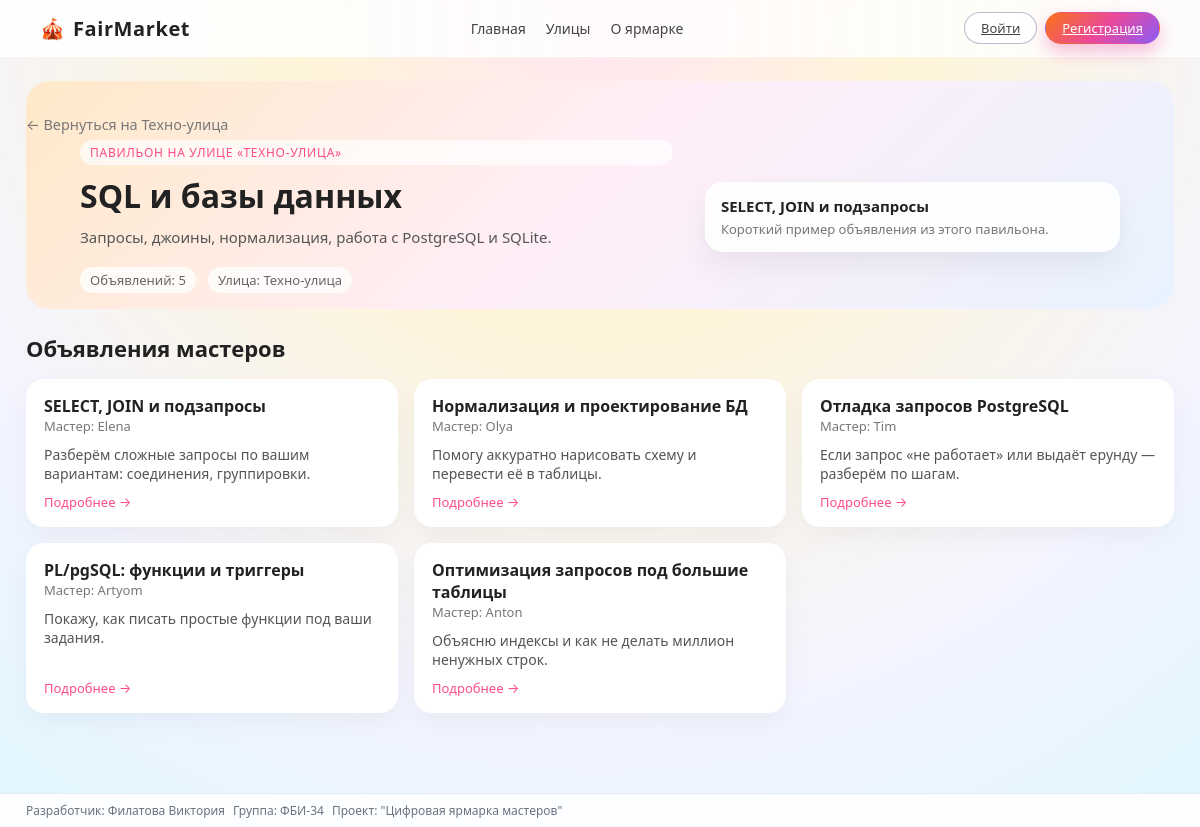
Screenshot of /pavilion/2 with the database file from the repository.
### app.py (models this page shows)
class Street(db.Model):
    __tablename__ = "streets"
    id = db.Column(db.Integer, primary_key=True)
    name = db.Column(db.String(120), nullable=False)
    code = db.Column(db.String(50), nullable=False, unique=True)
    pavilions = db.relationship("Pavilion", backref="street", lazy="select")

class Pavilion(db.Model):
    __tablename__ = "pavilions"
    id = db.Column(db.Integer, primary_key=True)
    title = db.Column(db.String(200), nullable=False)
    street_id = db.Column(db.Integer, db.ForeignKey("streets.id"), nullable=False)
    description = db.Column(db.Text, nullable=True)
    ads = db.relationship("Ad", backref="pavilion", lazy="select")

class Ad(db.Model):
    __tablename__ = "ads"
    id = db.Column(db.Integer, primary_key=True)
    title = db.Column(db.String(200), nullable=False)
    text = db.Column(db.Text, nullable=False)
    author_name = db.Column(db.String(120))
    pavilion_id = db.Column(
        db.Integer,
        db.ForeignKey("pavilions.id"),
        nullable=False,
    )
    master_id = db.Column(
        db.Integer,
        db.ForeignKey("users.id"),
        nullable=True,
    )
    master = db.relationship("User", foreign_keys=[master_id])
    @property
    def master_display_name(self):
        if self.master and self.master.username:
            return self.master.username
        if self.author_name:
            return self.author_name
        return "Мастер"

class User(db.Model):
    __tablename__ = "users"
    id = db.Column(db.Integer, primary_key=True)
    username = db.Column(db.String(120), nullable=False)
    email = db.Column(db.String(120), unique=True, nullable=False)
    password = db.Column(db.String(200), nullable=False)  # тут хеш
    role = db.Column(db.String(20), nullable=False, default="user")  # user/master/admin

### app.py (the view)
@app.route("/pavilion/<int:pavilion_id>")
def pavilion_page(pavilion_id):
    pavilion = Pavilion.query.get_or_404(pavilion_id)
    ads = pavilion.ads
    fio, group = get_student_info()
    return render_template(
        "pavilion.html",
        pavilion=pavilion,
        ads=ads,
        fio=fio,
        group=group,
    )

### app.py (called while the page is built)
def get_student_info():
    return "Филатова Виктория", "ФБИ-34"

@app.before_request
def auto_update_unread():
    if "user_id" in session:
        recalc_unread_total()
        recalc_support_badge()
        recalc_admin_counters()
    else:
        session["unread_total"] = 0
        session["support_unread"] = 0
        session["admin_support_new"] = 0
        session["admin_requests"] = 0

### templates/pavilion.html (shortened to what this page needs)
{% extends "base.html" %}
{% block content %}
<section class="pavilion-hero">
    <a href="{{ url_for('street_page', code=pavilion.street.code) }}" class="back-link">
        ← Вернуться на {{ pavilion.street.name }}
    </a>
    <div class="pavilion-hero-inner">
        <div class="pavilion-hero-info">
            <span class="pavilion-hero-chip">
                Павильон на улице «{{ pavilion.street.name }}»
            </span>
            <h1 class="pavilion-hero-title">{{ pavilion.title }}</h1>
            <p class="pavilion-hero-subtitle">
                {% if pavilion.description %}
                    {{ pavilion.description }}
                {% else %}
                    Тематический павильон с объявлениями мастеров по этой теме.
                {% endif %}
            </p>
            <div class="pavilion-hero-meta">
                <span>Объявлений: {{ ads|length }}</span>
                <span>Улица: {{ pavilion.street.name }}</span>
            </div>
        </div>
        <div class="pavilion-hero-card-demo">
            <div class="pavilion-hero-card-text">
                <div class="pavilion-hero-card-title">
                    {% if ads %}
                        {{ ads[0].title }}
                    {% else %}
                        Здесь скоро появятся первые мастера ✨
                    {% endif %}
                </div>
                <div class="pavilion-hero-card-subtitle">
                    {% if ads %}
                        Короткий пример объявления из этого павильона.
                    {% else %}
                        Как только появятся объявления, ты увидишь их здесь.
                    {% endif %}
                </div>
            </div>
        </div>
    </div>
</section>
<section class="pavilion-ads-section">
    {% if ads %}
        <h2 class="pavilion-ads-title">Объявления мастеров</h2>
        <div class="pavilion-ads-grid">
            {% for ad in ads %}
            <div class="pavilion-ad-wrapper">
                <a href="{{ url_for('ad_page', ad_id=ad.id) }}" class="pavilion-ad-card">
                    <div class="pavilion-ad-card-inner">
                        <div class="pavilion-ad-header">
                            <div>
                                <h3 class="pavilion-ad-title">{{ ad.title }}</h3>
                                <div class="pavilion-ad-author">
                                    Мастер: {{ ad.master_display_name }}
                                </div>
                            </div>
                        </div>
                        <p class="pavilion-ad-text">
                            {{ ad.text }}
                        </p>
                        <div class="pavilion-ad-footer">
                            <span>Подробнее →</span>
                        </div>
                    </div>
                </a>
            </div>
            {% endfor %}
        </div>
    {% else %}
        <div class="pavilion-empty">
            <h2>Пока здесь тихо 🤫</h2>
            <p>В этом павильоне ещё нет объявлений. Скоро мастера сюда заселятся!</p>
        </div>
    {% endif %}
</section>
{% endblock %}

### static/style.css (style rules this page uses)
*, *::before, *::after { box-sizing: border-box; }
body { margin: 0; font-family: system-ui, -apple-system, BlinkMacSystemFont, "Segoe UI", sans-serif; background: radial-gradient(circle at top, #ffe6f3 0, #fff5d9 30%, #f3f4ff 70%, #e0f7ff 100%); color: #222; }
.back-link { display: inline-flex; align-items: center; gap: 4px; font-size: 0.9rem; color: #777; text-decoration: none; margin-bottom: 6px; }
.pavilion-hero { padding: 32px 0 16px; background: linear-gradient(135deg, #ffe9c9 0%, #ffeef8 50%, #e8f3ff 100%); border-radius: 24px; margin-bottom: 24px; }
.pavilion-hero-inner { max-width: 1040px; margin: 0 auto; display: grid; grid-template-columns: minmax(0, 2fr) minmax(0, 1.4fr); gap: 32px; align-items: center; }
.pavilion-hero-info { display: flex; flex-direction: column; gap: 12px; }
.pavilion-hero-chip { display: inline-flex; align-items: center; padding: 4px 10px; border-radius: 999px; font-size: 12px; text-transform: uppercase; letter-spacing: 0.06em; background: rgba(255,255,255,0.7); color: #ff4b8b; }
.pavilion-hero-title { font-size: 32px; line-height: 1.2; margin: 0; }
.pavilion-hero-subtitle { margin: 0; font-size: 15px; color: #555; }
.pavilion-hero-meta { display: flex; flex-wrap: wrap; gap: 12px; margin-top: 8px; font-size: 13px; color: #666; }
.pavilion-hero-meta span { padding: 4px 10px; border-radius: 999px; background: rgba(255,255,255,0.8); }
.pavilion-hero-card-demo { display: flex; gap: 12px; align-items: center; padding: 14px 16px; border-radius: 18px; background: rgba(255,255,255,0.9); box-shadow: 0 14px 30px rgba(0,0,0,0.06); }
.pavilion-hero-card-text { display: flex; flex-direction: column; gap: 4px; }
.pavilion-hero-card-title { font-size: 15px; font-weight: 600; }
.pavilion-hero-card-subtitle { font-size: 13px; color: #777; }
.pavilion-ads-section { margin-top: 16px; }
.pavilion-ads-title { font-size: 22px; margin-bottom: 16px; }
.pavilion-ads-grid { display: grid; grid-template-columns: repeat(auto-fill, minmax(280px, 1fr)); gap: 16px; }
.pavilion-ad-card { text-decoration: none; color: inherit; }
.pavilion-ad-card-inner { height: 100%; padding: 16px 18px; border-radius: 18px; background: #ffffff; box-shadow: 0 10px 24px rgba(0,0,0,0.04); display: flex; flex-direction: column; gap: 10px; transition: transform 0.15s ease, box-shadow 0.15s ease, translate 0.15s ease; }
.pavilion-ad-header { display: flex; gap: 10px; align-items: center; }
.pavilion-ad-title { font-size: 16px; margin: 0; }
.pavilion-ad-author { font-size: 13px; color: #777; }
.pavilion-ad-text { font-size: 14px; color: #555; margin: 0; }
.pavilion-ad-footer { margin-top: auto; font-size: 13px; color: #ff4b8b; }

### templates/pavilion.html (style rules this page uses)
.pavilion-ad-wrapper { position: relative; }

### rows the page displays
Street: street.name "Техно-улица", street.name "ТЕХНО-УЛИЦА"
Pavilion: title "SQL и базы данных", description "Запросы, джоины, нормализация, работа с PostgreSQL и SQLite."
Ad: title "SELECT, JOIN и подзапросы", master_display_name "Elena", text "Разберём сложные запросы по вашим вариантам: соединения, группировки."
Ad: title "Нормализация и проектирование БД", master_display_name "Olya", text "Помогу аккуратно нарисовать схему и перевести её в таблицы."
Ad: title "Отладка запросов PostgreSQL", master_display_name "Tim", text "Если запрос «не работает» или выдаёт ерунду — разберём по шагам."
Ad: title "PL/pgSQL: функции и триггеры", master_display_name "Artyom", text "Покажу, как писать простые функции под ваши задания."
Ad: title "Оптимизация запросов под большие таблицы", master_display_name "Anton", text "Объясню индексы и как не делать миллион ненужных строк."

### other values shown
{{ ads|length }} "5"
{{ fio|default('Филатова Виктория') }} "Филатова Виктория"
{{ group|default('ФБИ-34') }} "ФБИ-34"
